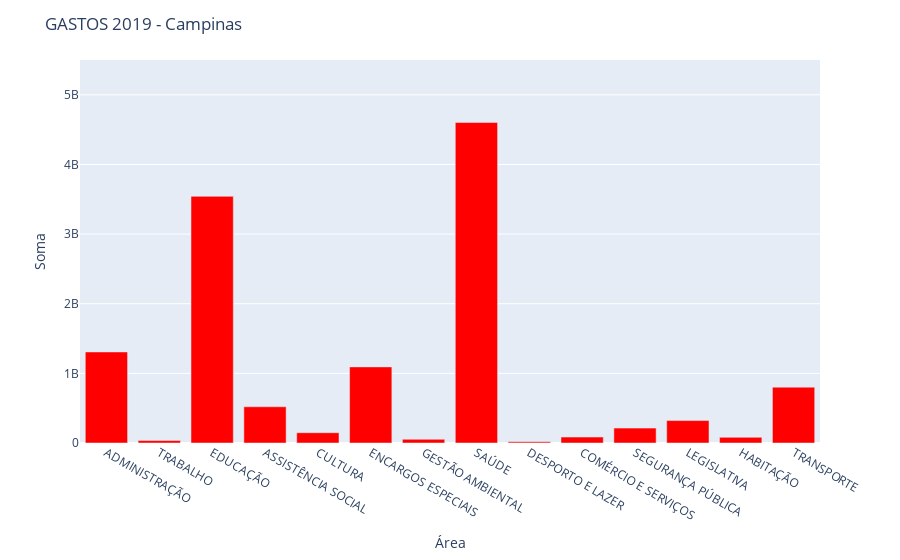
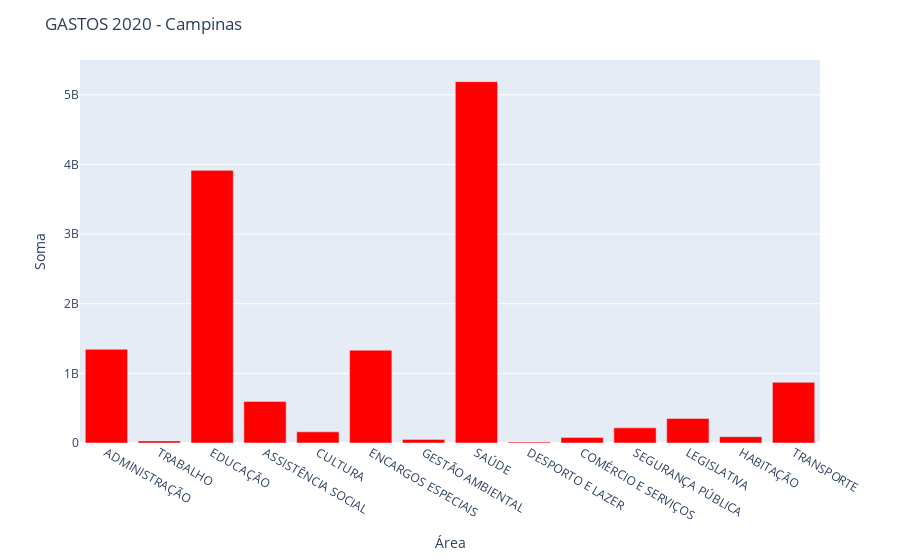

Notebook source saved alongside these figures, in order:
### Code cell
#visualizar_gastos_2019_2020(gru2019, gru2020, 'Guarulhos')
#visualizar_gastos_2019_2020(maua2019, maua2020, 'Mauá')
#visualizar_gastos_2019_2020(soro2019, soro2020, 'Sorocaba')
visualizar_gastos_2019_2020(camp2019, camp2020, 'Campinas')
#visualizar_gastos_2019_2020(sbc2019, sbc2020, 'São Bernardo do Campo')
#visualizar_gastos_2019_2020(osas2019, osas2020, 'Osasco')
#visualizar_gastos_2019_2020(rb2019, rb2020, 'Ribeirão Preto')
#visualizar_gastos_2019_2020(sta2019, sta2020, 'Santo Andre')
#visualizar_gastos_2019_2020(sjc2019, sjc2020, 'São José dos Campos')

### Figure 1 — Plotly figure (JSON) as saved in the notebook; plotly's stock layout.template omitted (floating-point values rounded to 4 significant figures)
{"data": [{"alignmentgroup": "True", "hovertemplate": "Área=%{x}<br>Soma=%{y}<extra></extra>", "legendgroup": "", "marker": {"color": "red"}, "name": "", "offsetgroup": "", "orientation": "v", "showlegend": false, "textposition": "auto", "type": "bar", "x": ["ADMINISTRAÇÃO", "TRABALHO", "EDUCAÇÃO", "ASSISTÊNCIA SOCIAL", "CULTURA", "ENCARGOS ESPECIAIS", "GESTÃO AMBIENTAL", "SAÚDE", "DESPORTO E LAZER", "COMÉRCIO E SERVIÇOS", "SEGURANÇA PÚBLICA", "LEGISLATIVA", "HABITAÇÃO", "TRANSPORTE"], "xaxis": "x", "y": [1307381012, 35018068, 3541778592, 520405060, 147712940, 1092899835, 53020504, 4602264458, 16342439, 85015894, 213814077, 322032002, 81221030, 801795972], "yaxis": "y"}], "layout": {"barmode": "relative", "legend": {"tracegroupgap": 0}, "margin": {"t": 60}, "title": {"text": "GASTOS 2019 - Campinas"}, "xaxis": {"anchor": "y", "domain": [0, 1], "title": {"text": "Área"}}, "yaxis": {"anchor": "x", "domain": [0, 1], "range": [0, 5500000000], "title": {"text": "Soma"}}}}

### Figure 2 — Plotly figure (JSON) as saved in the notebook; plotly's stock layout.template omitted (floating-point values rounded to 4 significant figures)
{"data": [{"alignmentgroup": "True", "hovertemplate": "Área=%{x}<br>Soma=%{y}<extra></extra>", "legendgroup": "", "marker": {"color": "red"}, "name": "", "offsetgroup": "", "orientation": "v", "showlegend": false, "textposition": "auto", "type": "bar", "x": ["ADMINISTRAÇÃO", "TRABALHO", "EDUCAÇÃO", "ASSISTÊNCIA SOCIAL", "CULTURA", "ENCARGOS ESPECIAIS", "GESTÃO AMBIENTAL", "SAÚDE", "DESPORTO E LAZER", "COMÉRCIO E SERVIÇOS", "SEGURANÇA PÚBLICA", "LEGISLATIVA", "HABITAÇÃO", "TRANSPORTE"], "xaxis": "x", "y": [1346028470, 30233368, 3915129467, 597742797, 160226346, 1333424769, 51776990, 5188946655, 14019522, 80255020, 217789216, 352874306, 91116208, 871078201], "yaxis": "y"}], "layout": {"barmode": "relative", "legend": {"tracegroupgap": 0}, "margin": {"t": 60}, "title": {"text": "GASTOS 2020 - Campinas"}, "xaxis": {"anchor": "y", "domain": [0, 1], "title": {"text": "Área"}}, "yaxis": {"anchor": "x", "domain": [0, 1], "range": [0, 5500000000], "title": {"text": "Soma"}}}}
